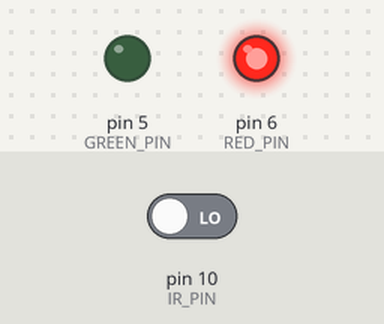
The sketch below on a simulated Arduino Uno, built with avr-gcc and run on an emulated ATmega328P. Shown: output pins drawn as LEDs (lit = HIGH). Inputs (shaded band) come from the test bench; at power-on: pin 10 (IR_PIN) LOW.

Above: at 1.2 s.
1.3 s: pin 10 (IR_PIN) driven HIGH
At 2.2 s:
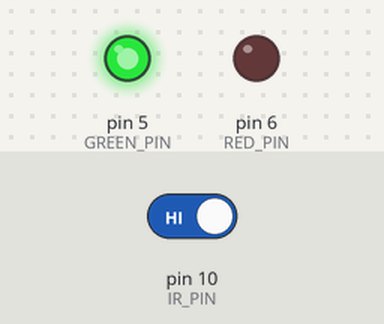
2.8 s: pin 10 (IR_PIN) driven LOW
At 3.4 s:
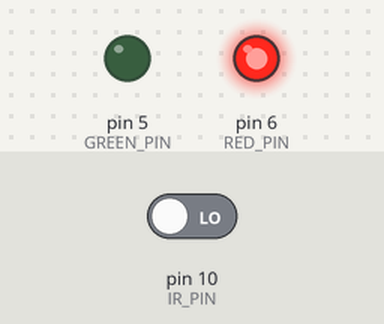
Timing chart, 0 to 5.8 s (numbered marks = the images above; inputs shaded):
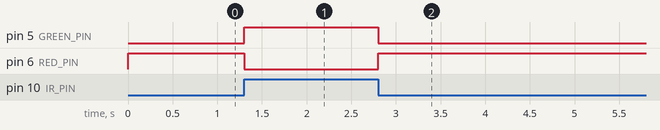

Measured:
- after the input at 1.3 s, pin 5 (GREEN_PIN): LOW → HIGH at once; pin 6 (RED_PIN): HIGH → LOW at once
- after the input at 2.8 s, pin 5 (GREEN_PIN): HIGH → LOW at once; pin 6 (RED_PIN): LOW → HIGH at once

The sketch:

solar.ino
```cpp
// Green ON when path is clear, Red ON when an obstacle is detected.

const int IR_PIN    = 10;
const int GREEN_PIN = 5;
const int RED_PIN   = 6;

void setup() {
  Serial.begin(115200);

  pinMode(IR_PIN, INPUT);
  pinMode(GREEN_PIN, OUTPUT);
  pinMode(RED_PIN, OUTPUT);

  digitalWrite(GREEN_PIN, HIGH);
  digitalWrite(RED_PIN, LOW);
}

void loop() {
  int sensor = digitalRead(IR_PIN);
  bool obstacle = (sensor == LOW);

  if (sensor == HIGH) {
    digitalWrite(GREEN_PIN, HIGH);
    digitalWrite(RED_PIN, LOW);
  }
  else if (sensor == LOW) {
    digitalWrite(RED_PIN, HIGH);
    digitalWrite(GREEN_PIN, LOW);
  }

  delay(20);
}
```
